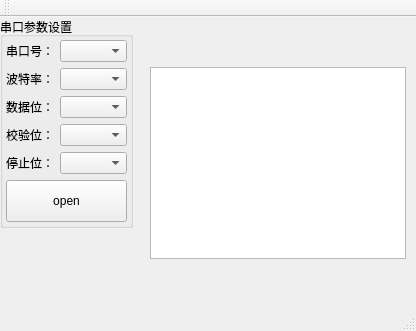
<?xml version="1.0" encoding="UTF-8"?>
<ui version="4.0">
 <class>MainWindow</class>
 <widget class="QMainWindow" name="MainWindow">
  <property name="geometry">
   <rect>
    <x>0</x>
    <y>0</y>
    <width>416</width>
    <height>331</height>
   </rect>
  </property>
  <property name="windowTitle">
   <string>MainWindow</string>
  </property>
  <widget class="QWidget" name="centralWidget">
   <widget class="QTextBrowser" name="textBrowser">
    <property name="geometry">
     <rect>
      <x>150</x>
      <y>50</y>
      <width>256</width>
      <height>192</height>
     </rect>
    </property>
   </widget>
   <widget class="QGroupBox" name="gbox1">
    <property name="geometry">
     <rect>
      <x>0</x>
      <y>0</y>
      <width>133</width>
      <height>211</height>
     </rect>
    </property>
    <property name="title">
     <string>串口参数设置</string>
    </property>
    <layout class="QVBoxLayout" name="verticalLayout">
     <property name="leftMargin">
      <number>3</number>
     </property>
     <property name="topMargin">
      <number>3</number>
     </property>
     <property name="rightMargin">
      <number>3</number>
     </property>
     <property name="bottomMargin">
      <number>3</number>
     </property>
     <item>
      <layout class="QHBoxLayout" name="horizontalLayout">
       <item>
        <widget class="QLabel" name="label">
         <property name="text">
          <string>串口号：</string>
         </property>
        </widget>
       </item>
       <item>
        <widget class="QComboBox" name="cboxPortName">
         <property name="sizePolicy">
          <sizepolicy hsizetype="Preferred" vsizetype="Fixed">
           <horstretch>1</horstretch>
           <verstretch>0</verstretch>
          </sizepolicy>
         </property>
        </widget>
       </item>
      </layout>
     </item>
     <item>
      <layout class="QHBoxLayout" name="horizontalLayout_2">
       <item>
        <widget class="QLabel" name="label_2">
         <property name="text">
          <string>波特率：</string>
         </property>
        </widget>
       </item>
       <item>
        <widget class="QComboBox" name="cboxBaudRate">
         <property name="sizePolicy">
          <sizepolicy hsizetype="Preferred" vsizetype="Fixed">
           <horstretch>1</horstretch>
           <verstretch>0</verstretch>
          </sizepolicy>
         </property>
         <property name="minimumSize">
          <size>
           <width>30</width>
           <height>0</height>
          </size>
         </property>
        </widget>
       </item>
      </layout>
     </item>
     <item>
      <layout class="QHBoxLayout" name="horizontalLayout_3">
       <item>
        <widget class="QLabel" name="label_3">
         <property name="text">
          <string>数据位：</string>
         </property>
        </widget>
       </item>
       <item>
        <widget class="QComboBox" name="cboxDataBit">
         <property name="sizePolicy">
          <sizepolicy hsizetype="Preferred" vsizetype="Fixed">
           <horstretch>1</horstretch>
           <verstretch>0</verstretch>
          </sizepolicy>
         </property>
        </widget>
       </item>
      </layout>
     </item>
     <item>
      <layout class="QHBoxLayout" name="horizontalLayout_4">
       <item>
        <widget class="QLabel" name="label_4">
         <property name="text">
          <string>校验位：</string>
         </property>
        </widget>
       </item>
       <item>
        <widget class="QComboBox" name="cboxParity">
         <property name="sizePolicy">
          <sizepolicy hsizetype="Preferred" vsizetype="Fixed">
           <horstretch>1</horstretch>
           <verstretch>0</verstretch>
          </sizepolicy>
         </property>
        </widget>
       </item>
      </layout>
     </item>
     <item>
      <layout class="QHBoxLayout" name="horizontalLayout_5">
       <item>
        <widget class="QLabel" name="label_5">
         <property name="text">
          <string>停止位：</string>
         </property>
        </widget>
       </item>
       <item>
        <widget class="QComboBox" name="cboxStopBit">
         <property name="sizePolicy">
          <sizepolicy hsizetype="Preferred" vsizetype="Fixed">
           <horstretch>1</horstretch>
           <verstretch>0</verstretch>
          </sizepolicy>
         </property>
        </widget>
       </item>
      </layout>
     </item>
     <item>
      <spacer name="verticalSpacer">
       <property name="orientation">
        <enum>Qt::Vertical</enum>
       </property>
       <property name="sizeType">
        <enum>QSizePolicy::Minimum</enum>
       </property>
       <property name="sizeHint" stdset="0">
        <size>
         <width>0</width>
         <height>0</height>
        </size>
       </property>
      </spacer>
     </item>
     <item>
      <widget class="QPushButton" name="btnOpen">
       <property name="sizePolicy">
        <sizepolicy hsizetype="Minimum" vsizetype="Expanding">
         <horstretch>0</horstretch>
         <verstretch>0</verstretch>
        </sizepolicy>
       </property>
       <property name="cursor">
        <cursorShape>PointingHandCursor</cursorShape>
       </property>
       <property name="text">
        <string>open</string>
       </property>
      </widget>
     </item>
    </layout>
   </widget>
  </widget>
  <widget class="QMenuBar" name="menuBar">
   <property name="geometry">
    <rect>
     <x>0</x>
     <y>0</y>
     <width>416</width>
     <height>23</height>
    </rect>
   </property>
  </widget>
  <widget class="QToolBar" name="mainToolBar">
   <attribute name="toolBarArea">
    <enum>TopToolBarArea</enum>
   </attribute>
   <attribute name="toolBarBreak">
    <bool>false</bool>
   </attribute>
  </widget>
  <widget class="QStatusBar" name="statusBar"/>
 </widget>
 <layoutdefault spacing="6" margin="11"/>
 <resources/>
 <connections/>
</ui>
